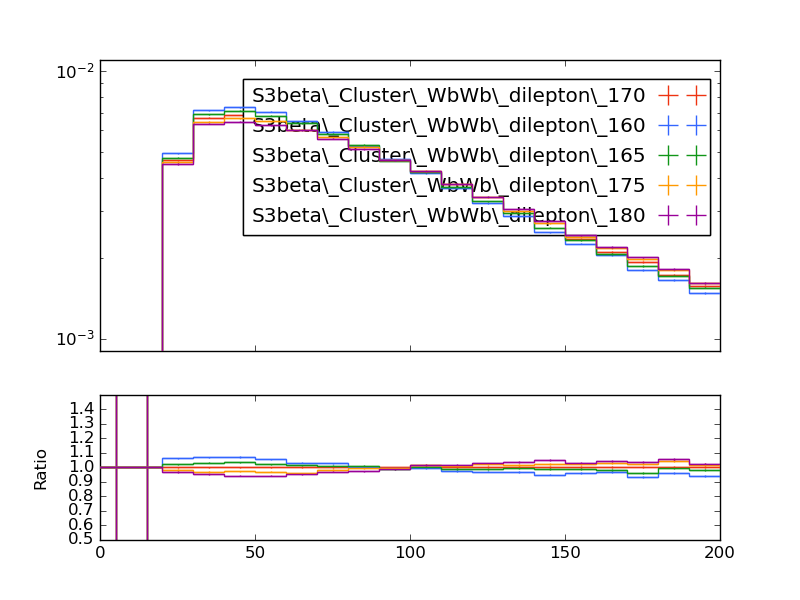

This chart was generated by the following Python code:
#! /usr/bin/env python

# This Python script was auto-generated using YODA v2.0.1.
# Analysis object: /WbWb_dilepton/jet_e_presel
# Timestamp: 27-02-2025 (11:02:16)

import matplotlib as mpl
import matplotlib.pyplot as plt
mpl.use('Agg') # comment out for interactive use
import os
import numpy as np

plotDir = os.path.split(os.path.realpath(__file__))[0]
if 'YODA_USER_PLOT_PATH' in globals():
    plot_outdir = globals()['YODA_USER_PLOT_PATH']
else:
    plot_outdir = plotDir

#plot style
plt.style.use(os.path.join(plotDir, '../default.mplstyle'))

plt.rcParams['text.usetex'] = False
plt.style.use(['classic'])
plt.rc('font', family='DejaVu Sans')
# plot metadata
figW, figH = plt.rcParams['figure.figsize']
ax_xLabel = r''
ax_yLabel = r''
ax_title  = r''
ax_xScale = 'linear'
ax_yScale = 'log'
xLims = (0.0, 200.0)
yLims = (0.0009000000000000001, 0.011000000000000001)

# TeX-friendly labels for the legend
labels = {
    'legend' : ([ r"S3beta\_Cluster\_WbWb\_dilepton\_170", r"S3beta\_Cluster\_WbWb\_dilepton\_160", r"S3beta\_Cluster\_WbWb\_dilepton\_165", r"S3beta\_Cluster\_WbWb\_dilepton\_175", r"S3beta\_Cluster\_WbWb\_dilepton\_180" ], r""),
}

# Adjust canvas width and height
canvasW = 10.0
canvasH = 9.0
figW *= canvasW/10.
figH *= canvasH/9.

# Create figure and axis objects
fig, (ax, ratio0_ax) = plt.subplots(2, 1, sharex=True,
                  figsize=(figW,figH), gridspec_kw={'height_ratios': (6.0, 3.0)})

# Set figure margins
plt.subplots_adjust(
    left   = 1.0 * plt.rcParams['figure.subplot.left'],
    right  = 1.0 * plt.rcParams['figure.subplot.right'],
    top    = 1.0 * plt.rcParams['figure.subplot.top'],
    bottom = 1.0 * plt.rcParams['figure.subplot.bottom'])

ratio0_ax.yaxis.set_major_locator(mpl.ticker.MultipleLocator(0.1))
ratio0_ax.set_ylim(0.5, 1.4999)
ratio0_ax.set_ylabel('Ratio')

# the numerical data is stored in a separate file
dataf = dict()
prefix = os.path.split(__file__)[0]
if prefix:    prefix = prefix + '/'
exec(open(prefix+'jet_e_presel__data.py').read(), dataf)


legend_handles = dict() # keep track of handles for the legend

# style options for curves
# starts at zorder>=5 to draw curve on top of legend
styles = {
  'S3beta_Cluster_WbWb_dilepton_170.yoda.gz': {
    'color' : '#EE3311',
    'linestyle' : '-',
    'linewidth' : 1,
    'marker' : 'none',
    'markersize' : 2,
    'capsize' : 0.0,
    'zorder' : 5,
    'histstyle' : 1,
    'drawstyle' : 'steps-pre',
    'xerrorbars' : 1,
    'yerrorbars' : 1,
    'fillcolor' : None,
    'fillopacity' : 1.0,
    'ratio0_linestyle' : '-',
    'ratio0_linewidth' : 1,
    'ratio0_marker' : 'none',
    'ratio0_markersize' : 2,
    'ratio0_capsize' : 0.0,
    'ratio0_zorder' : 5,
    'ratio0_histstyle' : 1,
    'ratio0_drawstyle' : 'steps-pre',
    'ratio0_xerrorbars' : 1,
    'ratio0_yerrorbars' : 1,
  },
  'S3beta_Cluster_WbWb_dilepton_160.yoda.gz': {
    'color' : '#3366FF',
    'linestyle' : '-',
    'linewidth' : 1,
    'marker' : 'none',
    'markersize' : 2,
    'capsize' : 0.0,
    'zorder' : 6,
    'histstyle' : 1,
    'drawstyle' : 'steps-pre',
    'xerrorbars' : 1,
    'yerrorbars' : 1,
    'fillcolor' : None,
    'fillopacity' : 1.0,
    'ratio0_linestyle' : '-',
    'ratio0_linewidth' : 1,
    'ratio0_marker' : 'none',
    'ratio0_markersize' : 2,
    'ratio0_capsize' : 0.0,
    'ratio0_zorder' : 6,
    'ratio0_histstyle' : 1,
    'ratio0_drawstyle' : 'steps-pre',
    'ratio0_xerrorbars' : 1,
    'ratio0_yerrorbars' : 1,
  },
  'S3beta_Cluster_WbWb_dilepton_165.yoda.gz': {
    'color' : '#109618',
    'linestyle' : '-',
    'linewidth' : 1,
    'marker' : 'none',
    'markersize' : 2,
    'capsize' : 0.0,
    'zorder' : 7,
    'histstyle' : 1,
    'drawstyle' : 'steps-pre',
    'xerrorbars' : 1,
    'yerrorbars' : 1,
    'fillcolor' : None,
    'fillopacity' : 1.0,
    'ratio0_linestyle' : '-',
    'ratio0_linewidth' : 1,
    'ratio0_marker' : 'none',
    'ratio0_markersize' : 2,
    'ratio0_capsize' : 0.0,
    'ratio0_zorder' : 7,
    'ratio0_histstyle' : 1,
    'ratio0_drawstyle' : 'steps-pre',
    'ratio0_xerrorbars' : 1,
    'ratio0_yerrorbars' : 1,
  },
  'S3beta_Cluster_WbWb_dilepton_175.yoda.gz': {
    'color' : '#FF9900',
    'linestyle' : '-',
    'linewidth' : 1,
    'marker' : 'none',
    'markersize' : 2,
    'capsize' : 0.0,
    'zorder' : 8,
    'histstyle' : 1,
    'drawstyle' : 'steps-pre',
    'xerrorbars' : 1,
    'yerrorbars' : 1,
    'fillcolor' : None,
    'fillopacity' : 1.0,
    'ratio0_linestyle' : '-',
    'ratio0_linewidth' : 1,
    'ratio0_marker' : 'none',
    'ratio0_markersize' : 2,
    'ratio0_capsize' : 0.0,
    'ratio0_zorder' : 8,
    'ratio0_histstyle' : 1,
    'ratio0_drawstyle' : 'steps-pre',
    'ratio0_xerrorbars' : 1,
    'ratio0_yerrorbars' : 1,
  },
  'S3beta_Cluster_WbWb_dilepton_180.yoda.gz': {
    'color' : '#990099',
    'linestyle' : '-',
    'linewidth' : 1,
    'marker' : 'none',
    'markersize' : 2,
    'capsize' : 0.0,
    'zorder' : 9,
    'histstyle' : 1,
    'drawstyle' : 'steps-pre',
    'xerrorbars' : 1,
    'yerrorbars' : 1,
    'fillcolor' : None,
    'fillopacity' : 1.0,
    'ratio0_linestyle' : '-',
    'ratio0_linewidth' : 1,
    'ratio0_marker' : 'none',
    'ratio0_markersize' : 2,
    'ratio0_capsize' : 0.0,
    'ratio0_zorder' : 9,
    'ratio0_histstyle' : 1,
    'ratio0_drawstyle' : 'steps-pre',
    'ratio0_xerrorbars' : 1,
    'ratio0_yerrorbars' : 1,
  },
}

# curve from input yoda files in main panel
for label, yvals in dataf['yvals'].items():
    if all(np.isnan(v) for v in dataf['yvals'][label]):
        continue
    tmp = None
    if styles[label]['histstyle']: # draw as histogram
        xpos = dataf['xedges'][label] if styles[label]['drawstyle'] else dataf['xpoints'][label]
        ypos = np.insert(yvals, 0, yvals[0]) if styles[label]['drawstyle'] else yvals
        if styles[label]['fillcolor']: # fill area below curve
            ax.fill_between(xpos, ypos, step='pre',
                            color=styles[label]['fillcolor'],
                            alpha=styles[label]['fillopacity'])
        tmp, = ax.plot(xpos, ypos,
                       color=styles[label]['color'],
                       linestyle=styles[label]['linestyle'],
                       linewidth=styles[label]['linewidth'],
                       drawstyle=styles[label]['drawstyle'], solid_joinstyle='miter',
                       zorder=styles[label]['zorder'], label=label)
    tmp = ax.errorbar(dataf['xpoints'][label], yvals,
                      xerr=np.array(dataf['xerrs'][label])*styles[label]['xerrorbars'],
                      yerr=np.array(dataf['yerrs'][label])*styles[label]['yerrorbars'],
                      fmt=styles[label]['marker'], capsize=styles[label]['capsize'],
                      markersize=styles[label]['markersize'],
                      ecolor=styles[label]['color'],
                      color=styles[label]['color'], zorder=styles[label]['zorder'])
    tmp[-1][0].set_linestyle(styles[label]['linestyle'])
    tmp[-1][0].set_linewidth(styles[label]['linewidth'])
    if label in dataf['add_legend_handle']:  legend_handles[label] = tmp
    for varLabel in dataf['variation_yvals'].keys():
        if varLabel.startswith(label):
            tmp, = ax.plot(dataf['xedges'][label], dataf['variation_yvals'][varLabel],
                           color=styles[label]['color'],
                           linestyle=styles[label]['linestyle'],
                           linewidth=styles[label]['linewidth'],
                           drawstyle='steps-pre', solid_joinstyle='miter',
                           zorder=styles[label]['zorder'], alpha=0.5)


# plots on ratio panel
# curve from input yoda files in ratio panel
for label, yvals in dataf['ratio0_yvals'].items():
    if all(np.isnan(v) for v in yvals):
        continue
    if styles[label]['ratio0_histstyle']: # plot as histogram
        xpos = dataf['xedges']['S3beta_Cluster_WbWb_dilepton_170.yoda.gz'] if styles[label]['ratio0_drawstyle'] else dataf['xpoints']['S3beta_Cluster_WbWb_dilepton_170.yoda.gz']
        ypos = np.insert(yvals, 0, yvals[0]) if styles[label]['ratio0_drawstyle'] else yvals
        ratio0_ax.plot(xpos, ypos,
                       color=styles[label]['color'],
                       linewidth=styles[label]['linewidth'],
                       linestyle=styles[label]['ratio0_linestyle'],
                       drawstyle=styles[label]['ratio0_drawstyle'], zorder=styles[label]['zorder'],
                       solid_joinstyle='miter')
    tmp = ratio0_ax.errorbar(dataf['xpoints']['S3beta_Cluster_WbWb_dilepton_170.yoda.gz'], yvals,
                             xerr=np.array(dataf['ref_xerrs'])*styles[label]['ratio0_xerrorbars'],
                             yerr=np.array(dataf['ratio0_yerrs'][label])*styles[label]['ratio0_yerrorbars'],
                             fmt=styles[label]['ratio0_marker'], capsize=styles[label]['ratio0_capsize'],
                             markersize=styles[label]['ratio0_markersize'],
                             ecolor=styles[label]['color'],
                             color=styles[label]['color'])
    tmp[-1][0].set_linestyle(styles[label]['ratio0_linestyle'])
    tmp[-1][0].set_linewidth(styles[label]['ratio0_linewidth'])

    for varlabel in dataf['ratio0_variation_vals'].keys():
        if varlabel.startswith(label):
            ratio0_ax.plot(dataf['xedges']['S3beta_Cluster_WbWb_dilepton_170.yoda.gz'],
                            dataf['ratio0_variation_vals'][varlabel],
                            color=styles[label]['color'],
                            linestyle=styles[label]['linestyle'],
                            linewidth=styles[label]['linewidth'],
                            drawstyle='steps-pre', solid_joinstyle='miter',
                            zorder=1, alpha=0.5)

legend_items = list(legend_handles.values())
ax.add_artist(ax.legend(legend_items,
                        labels['legend'][0],
                        title=labels['legend'][1],
                        alignment='right',
                        loc='upper right',
                        bbox_to_anchor=(1.0, 0.97),markerfirst=False))

# set plot metadata as defined above
ratio0_ax.set_xlabel(ax_xLabel)
ratio0_ax.xaxis.set_label_coords(1., -0.15)
ax.set_ylabel(ax_yLabel, ha='right', va='top')
ax.yaxis.set_label_coords(-0.11, 1.0)
ax.set_title(ax_title, loc='left')
ax.set_xscale(ax_xScale)
ax.set_yscale(ax_yScale)
ax.set_xlim(xLims)
ax.set_ylim(yLims)

# tick formatting
plt.rcParams['xtick.top'] = True
plt.rcParams['ytick.right'] = True
ax.yaxis.set_major_locator(mpl.ticker.LogLocator(base=10.0, numticks=np.inf))
ax.yaxis.set_minor_locator(mpl.ticker.LogLocator(
                           base=10.0, subs=np.arange(0.1, 1, 0.1), numticks=np.inf))
fig.align_ylabels((ax, ratio0_ax))
plt.savefig(os.path.join(plot_outdir, 'jet_e_presel.pdf'), format='PDF')
plt.savefig(os.path.join(plot_outdir, 'jet_e_presel.png'), format='PNG')

plt.close(fig)
